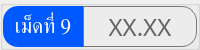
                     <widget class="QGroupBox" name="thickness_val_group_9">
                      <property name="minimumSize">
                       <size>
                        <width>0</width>
                        <height>50</height>
                       </size>
                      </property>
                      <property name="maximumSize">
                       <size>
                        <width>16777215</width>
                        <height>50</height>
                       </size>
                      </property>
                      <property name="styleSheet">
                       <string notr="true">color: rgb(255, 255, 255);</string>
                      </property>
                      <layout class="QHBoxLayout" name="horizontalLayout_29">
                       <property name="spacing">
                        <number>0</number>
                       </property>
                       <property name="leftMargin">
                        <number>0</number>
                       </property>
                       <property name="topMargin">
                        <number>0</number>
                       </property>
                       <property name="rightMargin">
                        <number>0</number>
                       </property>
                       <property name="bottomMargin">
                        <number>0</number>
                       </property>
                       <item>
                        <widget class="QLabel" name="thickness_val_title_9">
                         <property name="minimumSize">
                          <size>
                           <width>80</width>
                           <height>0</height>
                          </size>
                         </property>
                         <property name="maximumSize">
                          <size>
                           <width>80</width>
                           <height>16777215</height>
                          </size>
                         </property>
                         <property name="font">
                          <font>
                           <family>Kanit</family>
                           <pointsize>16</pointsize>
                           <italic>false</italic>
                           <bold>false</bold>
                           <underline>false</underline>
                           <strikeout>false</strikeout>
                          </font>
                         </property>
                         <property name="styleSheet">
                          <string notr="true">background-color: #0059fe;
border-top-left-radius: 15px;
border-bottom-left-radius: 15px;</string>
                         </property>
                         <property name="text">
                          <string>เม็ดที่ 9</string>
                         </property>
                         <property name="alignment">
                          <set>Qt::AlignCenter</set>
                         </property>
                        </widget>
                       </item>
                       <item>
                        <widget class="QFrame" name="thickness_val_frame_9">
                         <property name="minimumSize">
                          <size>
                           <width>0</width>
                           <height>0</height>
                          </size>
                         </property>
                         <property name="styleSheet">
                          <string notr="true">border: solid;
border-width: 1px;
border-color: rgb(121, 121, 121);
border-top-right-radius: 15px;
border-bottom-right-radius: 15px;</string>
                         </property>
                         <property name="frameShape">
                          <enum>QFrame::StyledPanel</enum>
                         </property>
                         <property name="frameShadow">
                          <enum>QFrame::Raised</enum>
                         </property>
                         <layout class="QHBoxLayout" name="horizontalLayout_30">
                          <item>
                           <widget class="QPushButton" name="thickness_val_9">
                            <property name="font">
                             <font>
                              <family>Kanit</family>
                              <pointsize>18</pointsize>
                             </font>
                            </property>
                            <property name="styleSheet">
                             <string notr="true">border: none;
color: rgb(100, 100, 100);</string>
                            </property>
                            <property name="text">
                             <string>XX.XX</string>
                            </property>
                           </widget>
                          </item>
                         </layout>
                        </widget>
                       </item>
                      </layout>
                     </widget>
